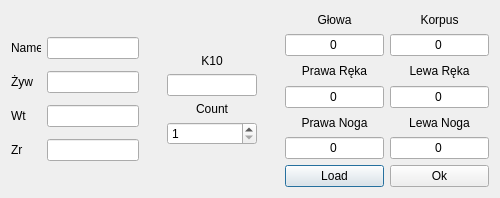
<?xml version="1.0" encoding="UTF-8"?>
<ui version="4.0">
 <class>CreatorDialog</class>
 <widget class="QDialog" name="CreatorDialog">
  <property name="geometry">
   <rect>
    <x>0</x>
    <y>0</y>
    <width>500</width>
    <height>198</height>
   </rect>
  </property>
  <property name="windowTitle">
   <string>Creator</string>
  </property>
  <layout class="QHBoxLayout" name="horizontalLayout_5">
   <item>
    <layout class="QVBoxLayout" name="verticalLayout">
     <item>
      <spacer name="verticalSpacer_3">
       <property name="orientation">
        <enum>Qt::Vertical</enum>
       </property>
       <property name="sizeHint" stdset="0">
        <size>
         <width>20</width>
         <height>40</height>
        </size>
       </property>
      </spacer>
     </item>
     <item>
      <layout class="QHBoxLayout" name="horizontalLayout">
       <item>
        <widget class="QLabel" name="label">
         <property name="sizePolicy">
          <sizepolicy hsizetype="Fixed" vsizetype="Preferred">
           <horstretch>0</horstretch>
           <verstretch>0</verstretch>
          </sizepolicy>
         </property>
         <property name="minimumSize">
          <size>
           <width>30</width>
           <height>0</height>
          </size>
         </property>
         <property name="text">
          <string>Name</string>
         </property>
        </widget>
       </item>
       <item>
        <widget class="QLineEdit" name="nameBox"/>
       </item>
      </layout>
     </item>
     <item>
      <spacer name="verticalSpacer_5">
       <property name="orientation">
        <enum>Qt::Vertical</enum>
       </property>
       <property name="sizeType">
        <enum>QSizePolicy::Preferred</enum>
       </property>
       <property name="sizeHint" stdset="0">
        <size>
         <width>20</width>
         <height>20</height>
        </size>
       </property>
      </spacer>
     </item>
     <item>
      <layout class="QHBoxLayout" name="horizontalLayout_2">
       <item>
        <widget class="QLabel" name="label_2">
         <property name="sizePolicy">
          <sizepolicy hsizetype="Fixed" vsizetype="Preferred">
           <horstretch>0</horstretch>
           <verstretch>0</verstretch>
          </sizepolicy>
         </property>
         <property name="minimumSize">
          <size>
           <width>30</width>
           <height>0</height>
          </size>
         </property>
         <property name="text">
          <string>Żyw</string>
         </property>
        </widget>
       </item>
       <item>
        <widget class="QLineEdit" name="hpBox"/>
       </item>
      </layout>
     </item>
     <item>
      <spacer name="verticalSpacer_6">
       <property name="orientation">
        <enum>Qt::Vertical</enum>
       </property>
       <property name="sizeType">
        <enum>QSizePolicy::Preferred</enum>
       </property>
       <property name="sizeHint" stdset="0">
        <size>
         <width>20</width>
         <height>20</height>
        </size>
       </property>
      </spacer>
     </item>
     <item>
      <layout class="QHBoxLayout" name="horizontalLayout_3">
       <item>
        <widget class="QLabel" name="label_3">
         <property name="sizePolicy">
          <sizepolicy hsizetype="Fixed" vsizetype="Preferred">
           <horstretch>0</horstretch>
           <verstretch>0</verstretch>
          </sizepolicy>
         </property>
         <property name="minimumSize">
          <size>
           <width>30</width>
           <height>0</height>
          </size>
         </property>
         <property name="text">
          <string>Wt</string>
         </property>
        </widget>
       </item>
       <item>
        <widget class="QLineEdit" name="wtBox"/>
       </item>
      </layout>
     </item>
     <item>
      <spacer name="verticalSpacer_7">
       <property name="orientation">
        <enum>Qt::Vertical</enum>
       </property>
       <property name="sizeType">
        <enum>QSizePolicy::Preferred</enum>
       </property>
       <property name="sizeHint" stdset="0">
        <size>
         <width>20</width>
         <height>20</height>
        </size>
       </property>
      </spacer>
     </item>
     <item>
      <layout class="QHBoxLayout" name="horizontalLayout_4">
       <item>
        <widget class="QLabel" name="label_4">
         <property name="sizePolicy">
          <sizepolicy hsizetype="Fixed" vsizetype="Preferred">
           <horstretch>0</horstretch>
           <verstretch>0</verstretch>
          </sizepolicy>
         </property>
         <property name="minimumSize">
          <size>
           <width>30</width>
           <height>0</height>
          </size>
         </property>
         <property name="text">
          <string>Zr</string>
         </property>
        </widget>
       </item>
       <item>
        <widget class="QLineEdit" name="zrBox"/>
       </item>
      </layout>
     </item>
     <item>
      <spacer name="verticalSpacer_4">
       <property name="orientation">
        <enum>Qt::Vertical</enum>
       </property>
       <property name="sizeHint" stdset="0">
        <size>
         <width>20</width>
         <height>40</height>
        </size>
       </property>
      </spacer>
     </item>
    </layout>
   </item>
   <item>
    <spacer name="horizontalSpacer">
     <property name="orientation">
      <enum>Qt::Horizontal</enum>
     </property>
     <property name="sizeHint" stdset="0">
      <size>
       <width>40</width>
       <height>20</height>
      </size>
     </property>
    </spacer>
   </item>
   <item>
    <layout class="QVBoxLayout" name="verticalLayout_2">
     <item>
      <spacer name="verticalSpacer">
       <property name="orientation">
        <enum>Qt::Vertical</enum>
       </property>
       <property name="sizeHint" stdset="0">
        <size>
         <width>20</width>
         <height>40</height>
        </size>
       </property>
      </spacer>
     </item>
     <item>
      <widget class="QLabel" name="label_5">
       <property name="text">
        <string>K10</string>
       </property>
       <property name="alignment">
        <set>Qt::AlignCenter</set>
       </property>
      </widget>
     </item>
     <item>
      <widget class="QLineEdit" name="k10Box">
       <property name="alignment">
        <set>Qt::AlignCenter</set>
       </property>
      </widget>
     </item>
     <item>
      <widget class="QLabel" name="label_6">
       <property name="text">
        <string>Count</string>
       </property>
       <property name="alignment">
        <set>Qt::AlignCenter</set>
       </property>
      </widget>
     </item>
     <item>
      <widget class="QSpinBox" name="countBox">
       <property name="minimum">
        <number>1</number>
       </property>
      </widget>
     </item>
     <item>
      <spacer name="verticalSpacer_2">
       <property name="orientation">
        <enum>Qt::Vertical</enum>
       </property>
       <property name="sizeHint" stdset="0">
        <size>
         <width>20</width>
         <height>40</height>
        </size>
       </property>
      </spacer>
     </item>
    </layout>
   </item>
   <item>
    <spacer name="horizontalSpacer_2">
     <property name="orientation">
      <enum>Qt::Horizontal</enum>
     </property>
     <property name="sizeHint" stdset="0">
      <size>
       <width>40</width>
       <height>20</height>
      </size>
     </property>
    </spacer>
   </item>
   <item>
    <layout class="QVBoxLayout" name="verticalLayout_3">
     <item>
      <layout class="QGridLayout" name="gridLayout">
       <item row="4" column="1">
        <widget class="QLabel" name="label_12">
         <property name="text">
          <string>Lewa Noga</string>
         </property>
         <property name="alignment">
          <set>Qt::AlignCenter</set>
         </property>
        </widget>
       </item>
       <item row="0" column="0">
        <widget class="QLabel" name="label_7">
         <property name="text">
          <string>Głowa</string>
         </property>
         <property name="alignment">
          <set>Qt::AlignCenter</set>
         </property>
        </widget>
       </item>
       <item row="5" column="1">
        <widget class="QLineEdit" name="armorLLBox">
         <property name="text">
          <string>0</string>
         </property>
         <property name="alignment">
          <set>Qt::AlignCenter</set>
         </property>
        </widget>
       </item>
       <item row="3" column="0">
        <widget class="QLineEdit" name="armorRHBox">
         <property name="text">
          <string>0</string>
         </property>
         <property name="alignment">
          <set>Qt::AlignCenter</set>
         </property>
        </widget>
       </item>
       <item row="0" column="1">
        <widget class="QLabel" name="label_10">
         <property name="text">
          <string>Korpus</string>
         </property>
         <property name="alignment">
          <set>Qt::AlignCenter</set>
         </property>
        </widget>
       </item>
       <item row="4" column="0">
        <widget class="QLabel" name="label_9">
         <property name="text">
          <string>Prawa Noga</string>
         </property>
         <property name="alignment">
          <set>Qt::AlignCenter</set>
         </property>
        </widget>
       </item>
       <item row="2" column="1">
        <widget class="QLabel" name="label_11">
         <property name="text">
          <string>Lewa Ręka</string>
         </property>
         <property name="alignment">
          <set>Qt::AlignCenter</set>
         </property>
        </widget>
       </item>
       <item row="1" column="1">
        <widget class="QLineEdit" name="armorBBox">
         <property name="text">
          <string>0</string>
         </property>
         <property name="alignment">
          <set>Qt::AlignCenter</set>
         </property>
        </widget>
       </item>
       <item row="2" column="0">
        <widget class="QLabel" name="label_8">
         <property name="text">
          <string>Prawa Ręka</string>
         </property>
         <property name="alignment">
          <set>Qt::AlignCenter</set>
         </property>
        </widget>
       </item>
       <item row="3" column="1">
        <widget class="QLineEdit" name="armorLHBox">
         <property name="text">
          <string>0</string>
         </property>
         <property name="alignment">
          <set>Qt::AlignCenter</set>
         </property>
        </widget>
       </item>
       <item row="1" column="0">
        <widget class="QLineEdit" name="armorHBox">
         <property name="text">
          <string>0</string>
         </property>
         <property name="alignment">
          <set>Qt::AlignCenter</set>
         </property>
        </widget>
       </item>
       <item row="5" column="0">
        <widget class="QLineEdit" name="armorRLBox">
         <property name="text">
          <string>0</string>
         </property>
         <property name="alignment">
          <set>Qt::AlignCenter</set>
         </property>
        </widget>
       </item>
       <item row="6" column="0">
        <widget class="QPushButton" name="loadButton">
         <property name="text">
          <string>Load</string>
         </property>
        </widget>
       </item>
       <item row="6" column="1">
        <widget class="QPushButton" name="okButton">
         <property name="text">
          <string>Ok</string>
         </property>
        </widget>
       </item>
      </layout>
     </item>
    </layout>
   </item>
  </layout>
 </widget>
 <resources/>
 <connections/>
</ui>
